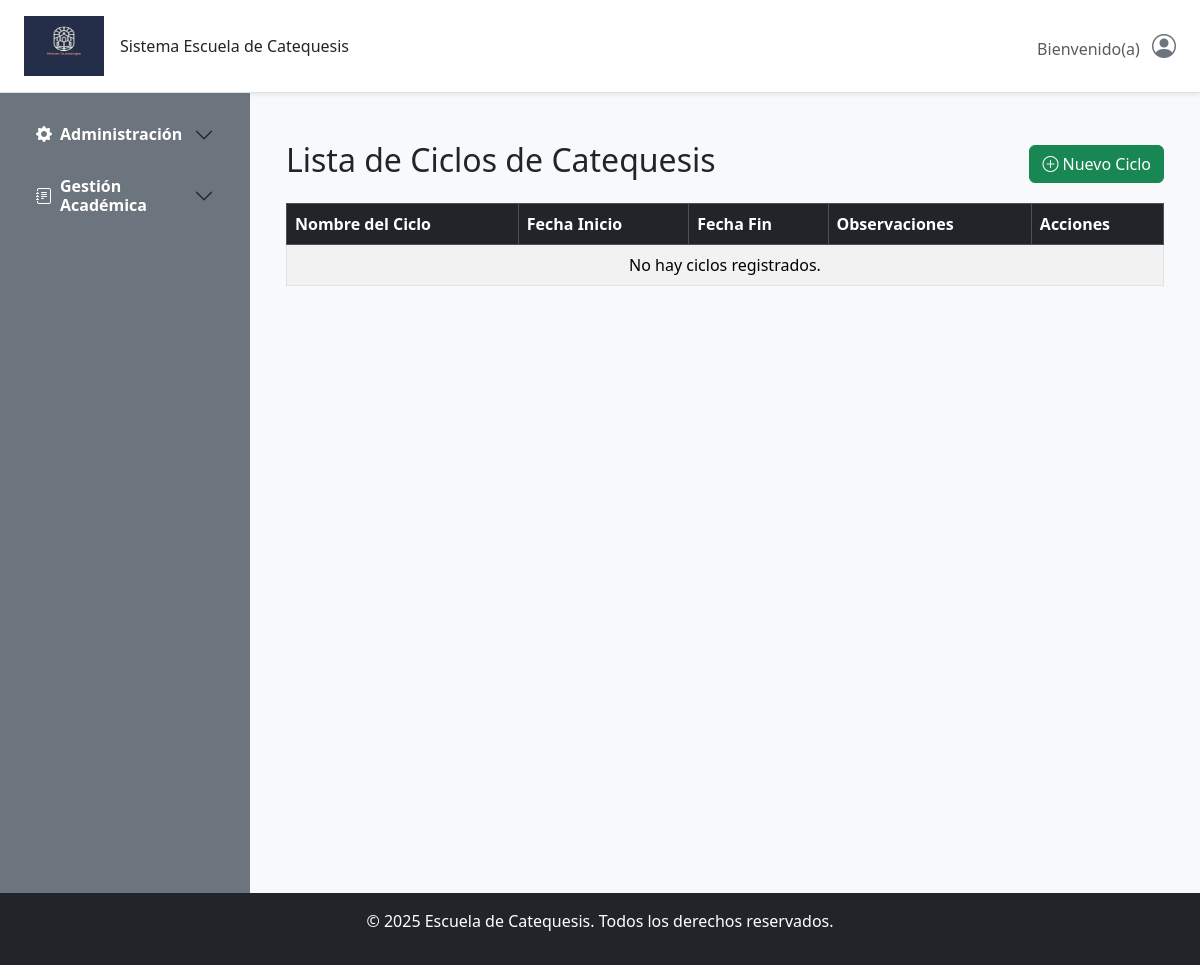
/ciclo/, run on an earlier commit of the app's database.
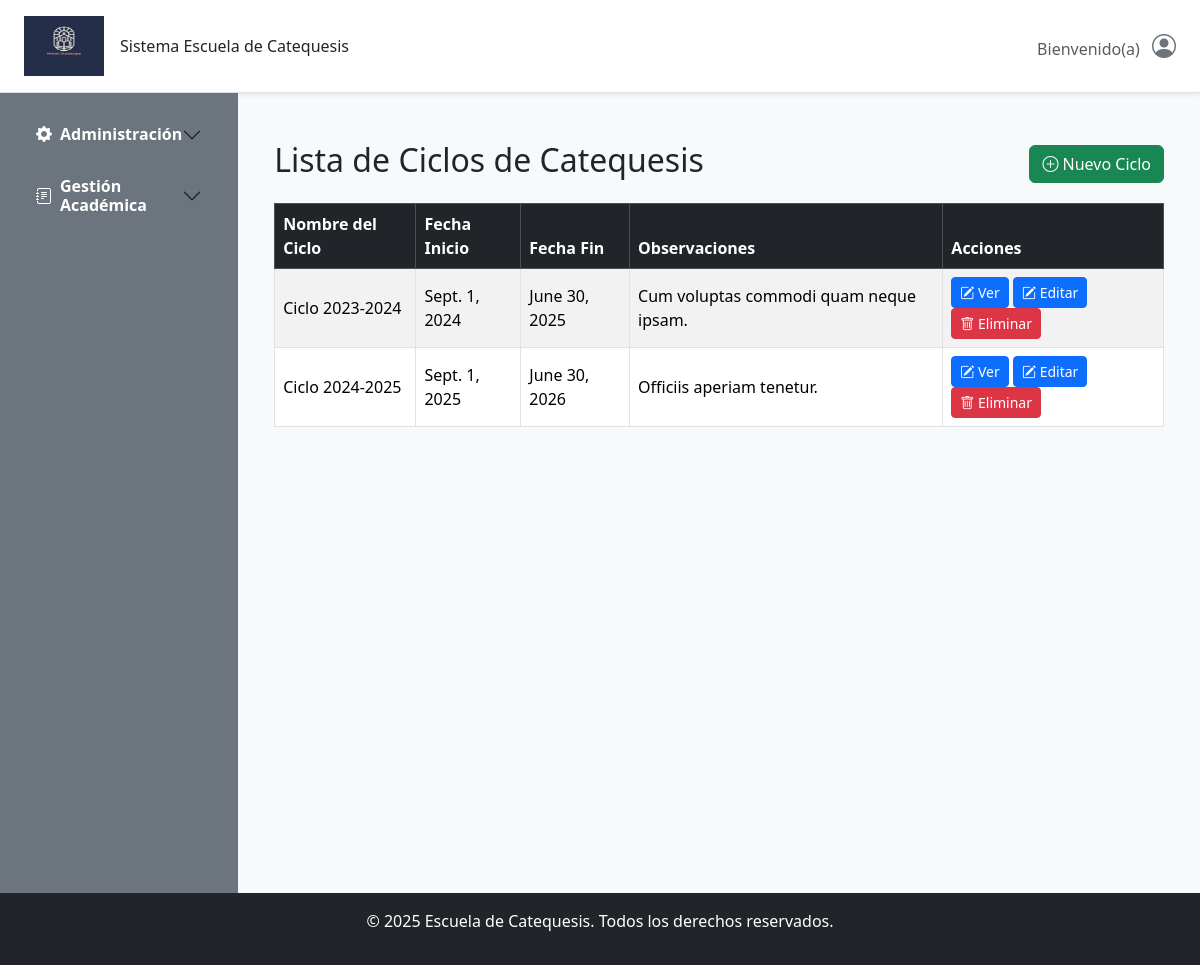
And on a later commit of the database.
### gestion/models.py (models this page shows, shortened)
class CicloCatequesis(models.Model):
    nombre_ciclo = models.CharField(max_length=100, blank=False, null=False)
    descripcion = models.TextField(max_length=200,  blank=False, null=False)
    fecha_inicio = models.DateField()
    fecha_fin = models.DateField()
    activo = models.BooleanField(default=True)
    observaciones = models.TextField(max_length=250,blank=True, null=True)

### gestion/views/ciclo_views.py (the view)
# urls.py: path('', CicloListView.as_view(), name='lista_ciclo'),
class CicloListView(ListView):
    model = CicloCatequesis
    template_name = 'gestion/Ciclo/lista_ciclo.html'
    context_object_name = 'ciclos'

### templates/Gestion/Ciclo/lista_ciclo.html
{% extends "base.html" %}
{% block content %}
<div class="container mt-4">
    <div class="d-flex justify-content-between align-items-center mb-3">
        <h2>Lista de Ciclos de Catequesis</h2>
        <a href="{% url 'crear_ciclo' %}" class="btn btn-success">
            <i class="bi bi-plus-circle"></i> Nuevo Ciclo
        </a>
    </div>
    <table class="table table-striped table-bordered align-middle">
        <thead class="table-dark">
            <tr>
                <th>Nombre del Ciclo</th>
                <th>Fecha Inicio</th>
                <th>Fecha Fin</th>
                <th>Observaciones</th>
                <th>Acciones</th>
            </tr>
        </thead>
        <tbody>
            {% for ciclo in ciclos %}
            <tr>
                <td>{{ ciclo.nombre_ciclo }}</td>
                <td>{{ ciclo.fecha_inicio }}</td>
                <td>{{ ciclo.fecha_fin }}</td>
                <td>{{ ciclo.observaciones|default:"—" }}</td>
                <td>
                     <a href="{% url 'detail_ciclo' ciclo.pk %}" class="btn btn-sm btn-primary">
                        <i class="bi bi-pencil-square"></i> Ver
                    </a>
                    <a href="{% url 'editar_ciclo' ciclo.pk %}" class="btn btn-sm btn-primary">
                        <i class="bi bi-pencil-square"></i> Editar
                    </a>
                    <a href="{% url 'eliminar_ciclo' ciclo.pk %}" class="btn btn-sm btn-danger">
                        <i class="bi bi-trash"></i> Eliminar
                    </a>
                </td>
            </tr>
            {% empty %}
            <tr>
                <td colspan="5" class="text-center">No hay ciclos registrados.</td>
            </tr>
            {% endfor %}
        </tbody>
    </table>
</div>
{% endblock %}

What changed in the data, as far as the page shows it:
added CicloCatequesis: nombre_ciclo "Ciclo 2023-2024", fecha_inicio "Sept. 1, 2024", fecha_fin "June 30, 2025", observaciones "Cum voluptas commodi quam neque ipsam."
added CicloCatequesis: nombre_ciclo "Ciclo 2024-2025", fecha_inicio "Sept. 1, 2025", fecha_fin "June 30, 2026", observaciones "Officiis aperiam tenetur."
Also different on the page:
text no longer shown: "No hay ciclos registrados."
